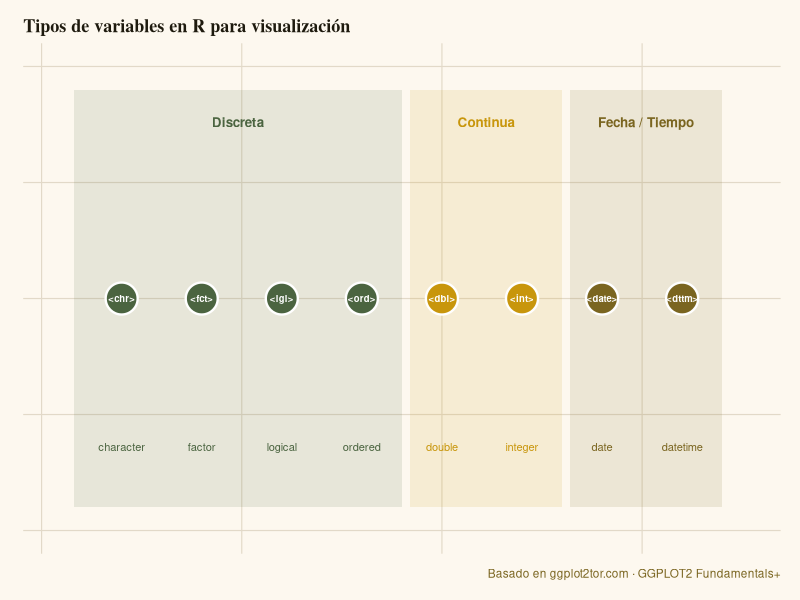
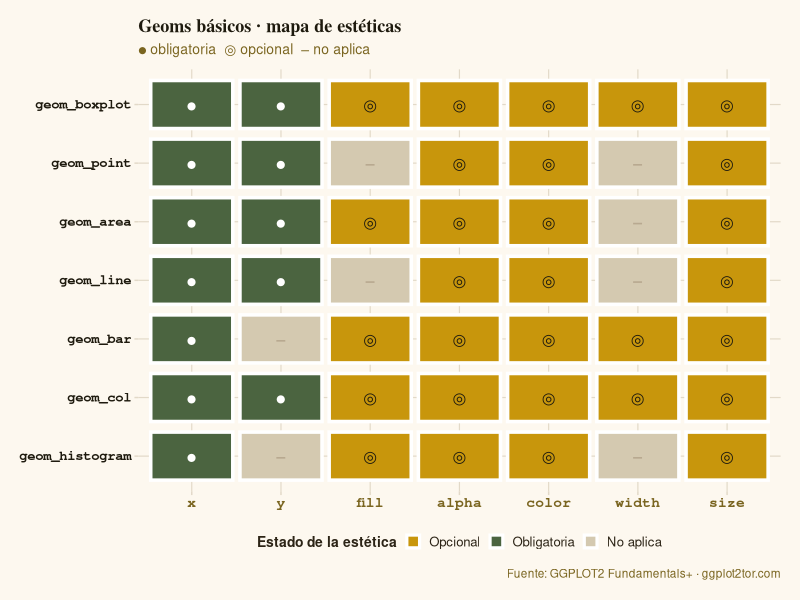
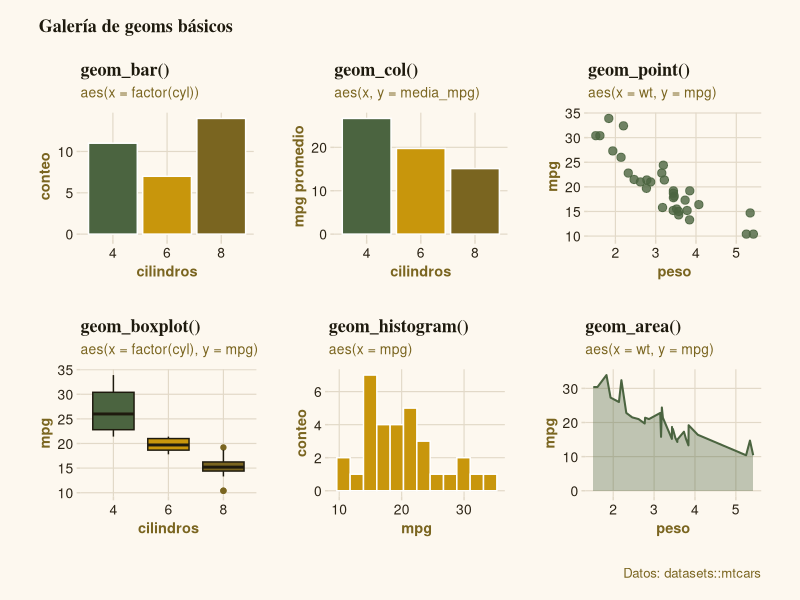
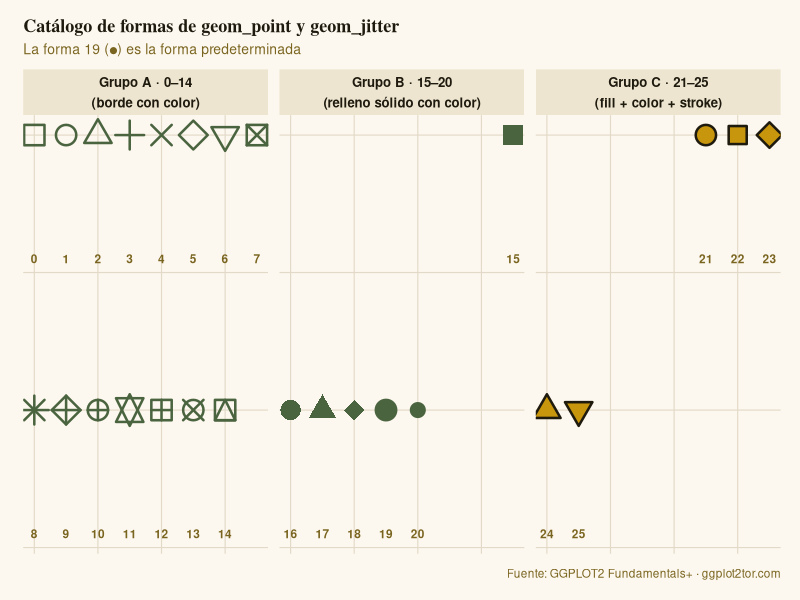
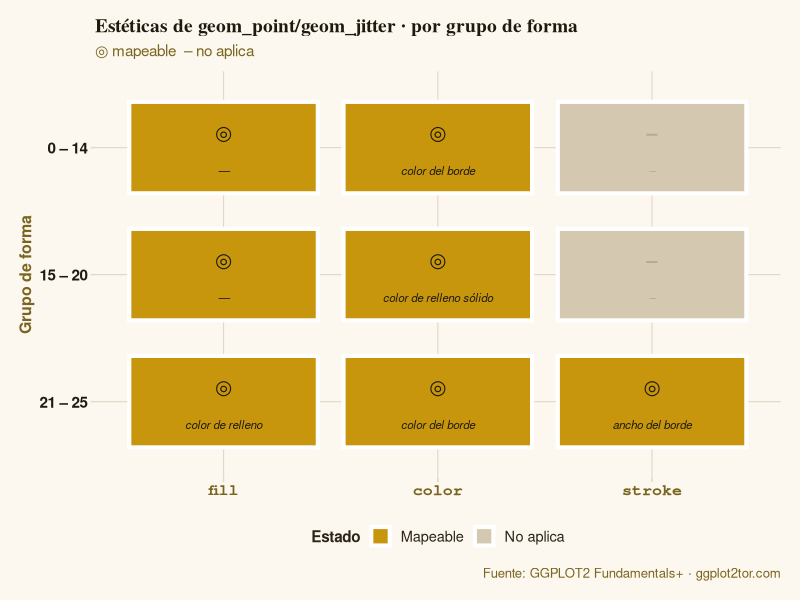
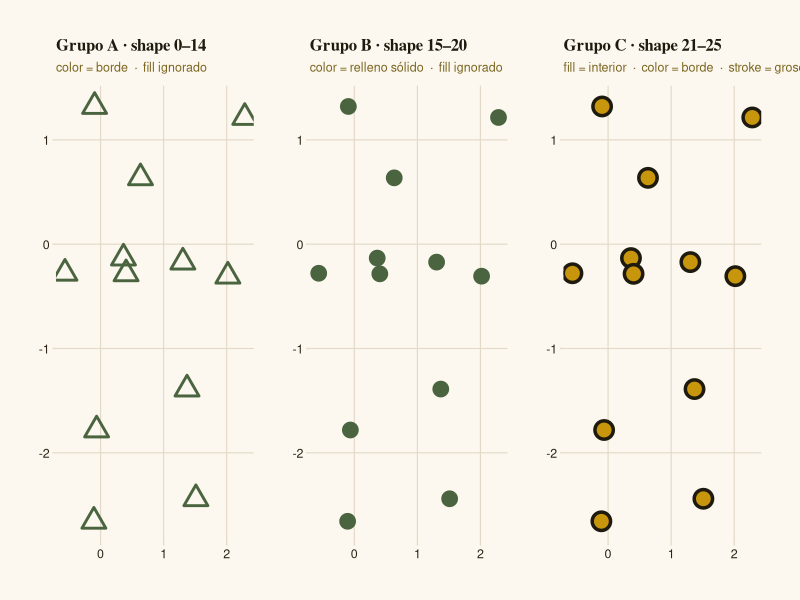
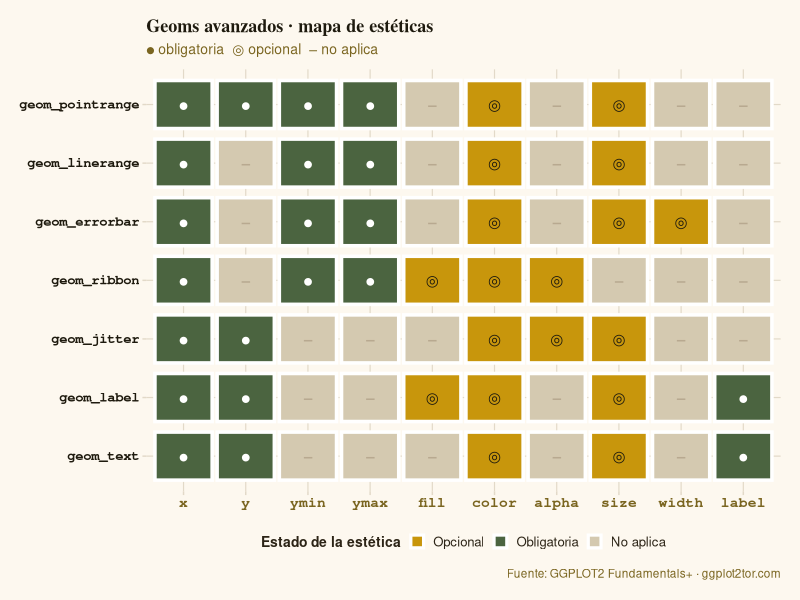
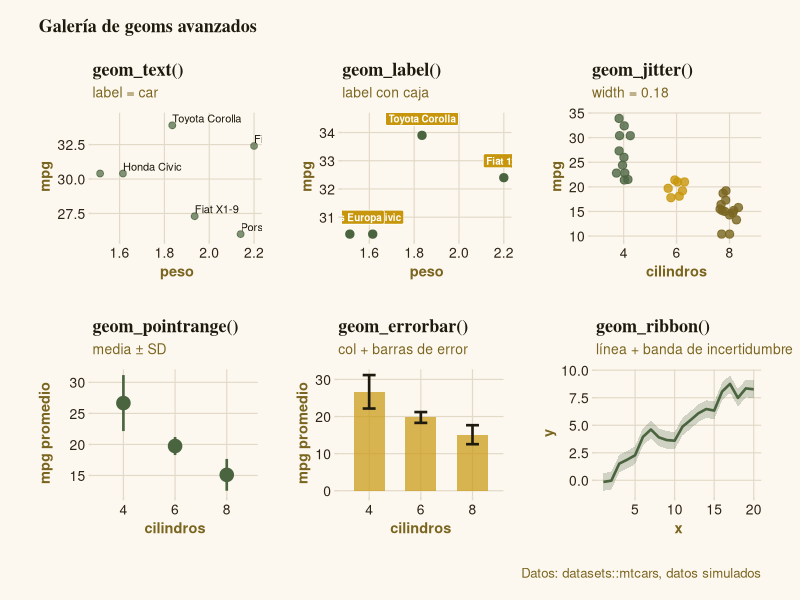

Recreate these plots in R, in order.
## ---- chunk 1
#| include: false

library(tidyverse)
library(patchwork)
library(glue)

# ── Paleta de color coherente ────────────────────────────────────────────────
PAL_MUST   <- "#4B6440"   # Army Green   → estética obligatoria
PAL_CAN    <- "#C8960C"   # M. Sunburst  → estética opcional
PAL_NO     <- "#D4C9B0"   # Fawn claro   → no aplica
PAL_BG     <- "#FDF8EF"   # Crema cálida → fondo de gráficos
PAL_ACCENT <- "#C8960C"
PAL_DARK   <- "#1E1A0E"
PAL_MID    <- "#7A6520"
PAL_GRID   <- "#E2D9C8"
PAL_TEXT   <- "#2C2416"

# ── Tema base para todos los gráficos ───────────────────────────────────────
theme_guide <- function(base_size = 11) {
  theme_minimal(base_size = base_size) +
    theme(
      # Fondo
      plot.background    = element_rect(fill = PAL_BG,  color = NA),
      panel.background   = element_rect(fill = PAL_BG,  color = NA),
      # Cuadrícula
      panel.grid.major   = element_line(color = PAL_GRID, linewidth = 0.4),
      panel.grid.minor   = element_blank(),
      # Títulos
      plot.title         = element_text(
        family = "serif", face = "bold",
        size   = base_size + 2, color = PAL_DARK,
        margin = margin(b = 5)
      ),
      plot.subtitle      = element_text(
        size   = base_size - 1, color = PAL_MID,
        margin = margin(b = 8)
      ),
      plot.caption       = element_text(
        size = base_size - 2.5, color = PAL_MID, hjust = 1,
        margin = margin(t = 8)
      ),
      # Ejes
      axis.title         = element_text(size = base_size - 0.5,
                                         color = PAL_MID, face = "bold"),
      axis.text          = element_text(size = base_size - 1, color = PAL_TEXT),
      axis.ticks         = element_line(color = PAL_GRID),
      # Leyenda
      legend.position    = "bottom",
      legend.title       = element_text(size = base_size - 1, face = "bold",
                                         color = PAL_TEXT),
      legend.text        = element_text(size = base_size - 1.5, color = PAL_TEXT),
      legend.key         = element_rect(fill = PAL_BG, color = NA),
      legend.background  = element_rect(fill = PAL_BG, color = NA),
      # Strips (facetas)
      strip.background   = element_rect(fill = "#EDE5D0", color = NA),
      strip.text         = element_text(face = "bold", size = base_size - 1,
                                         color = PAL_DARK),
      # Márgenes del plot completo
      plot.margin        = margin(14, 14, 14, 14)
    )
}

theme_set(theme_guide())
## ---- chunk 2
example_df <- tibble(
  pais       = c("Peru", "Germany", "United States"),
  grupo_ing  = factor(c("middle_income", "high_income", "high_income")),
  aprobado   = c(TRUE, FALSE, TRUE),
  nivel      = ordered(c("first", "second", "third"),
                       levels = c("first", "second", "third")),
  puntaje    = c(11.71, 14.20, 9.85),
  n          = c(8L, 7L, 10L),
  fecha      = as.Date(c("1972-03-12", "1982-04-18", "1999-10-22")),
  fecha_hora = as.POSIXct(
    c("2012-02-09 00:00:00", "2014-07-18 13:30:00", "2016-11-02 08:15:00"),
    tz = "UTC"
  )
)

glimpse(example_df)
## ---- chunk 3
#| label: tbl-tipos
#| tbl-cap: "Tipos de variables útiles para visualización en ggplot2"

tibble(
  `Tipo R`    = c("<chr>", "<fct>", "<lgl>", "<ord>",
                  "<dbl>", "<int>", "<date>", "<dttm>"),
  Clase       = c("character", "factor", "logical", "ordered",
                  "double", "integer", "date", "datetime"),
  Categoría   = c("Discreta", "Discreta", "Discreta", "Discreta",
                  "Continua", "Continua", "Fecha / Tiempo", "Fecha / Tiempo"),
  `Ejemplo`   = c('"Germany"', "high_income", "TRUE", "first",
                  "11.71", "8L", "1972-03-12", "2012-02-09 00:00:00"),
  `Convertir` = c("as.character()", "as.factor()", "as.logical()",
                  "as.ordered()", "as.double()", "as.integer()",
                  "as.Date()", "as.POSIXct()")
) |>
  knitr::kable(align = c("l","l","l","l","l"))
## ---- chunk 4
#| label: fig-tipos
#| fig-cap: "Clasificación de tipos de variables por categoría estadística"
#| fig-height: 3.8
#| fig-width: 8

tipos_df <- tibble(
  tipo_r   = c("<chr>", "<fct>", "<lgl>", "<ord>",
               "<dbl>", "<int>",
               "<date>", "<dttm>"),
  clase    = c("character", "factor", "logical", "ordered",
               "double", "integer",
               "date", "datetime"),
  cat      = factor(
    c("Discreta", "Discreta", "Discreta", "Discreta",
      "Continua", "Continua",
      "Fecha / Tiempo", "Fecha / Tiempo"),
    levels = c("Discreta", "Continua", "Fecha / Tiempo")
  ),
  cat_ord  = as.integer(
    factor(c("Discreta","Discreta","Discreta","Discreta",
             "Continua","Continua",
             "Fecha / Tiempo","Fecha / Tiempo"),
           levels = c("Discreta","Continua","Fecha / Tiempo"))
  ),
  # Posición x dentro de cada categoría
  x_inner  = c(1, 2, 3, 4,  1, 2,  1, 2)
)

cat_colors <- c(
  "Discreta"       = "#4B6440",
  "Continua"       = "#C8960C",
  "Fecha / Tiempo" = "#7A6520"
)

# Rectángulos de categoría
cat_rects <- tibble(
  cat     = factor(c("Discreta","Continua","Fecha / Tiempo"),
                   levels = c("Discreta","Continua","Fecha / Tiempo")),
  xmin    = c(0.4, 4.6, 6.6),
  xmax    = c(4.5, 6.5, 8.5),
  ymin    = 0.55, ymax = 1.45
)

# Posición global x por tipo
tipos_df <- tipos_df |>
  mutate(x_global = case_when(
    cat == "Discreta"       ~ x_inner,
    cat == "Continua"       ~ 4 + x_inner,
    cat == "Fecha / Tiempo" ~ 6 + x_inner
  ))

ggplot() +
  # Banda de fondo por categoría
  geom_rect(
    data = cat_rects,
    aes(xmin = xmin, xmax = xmax, ymin = ymin, ymax = ymax, fill = cat),
    alpha = 0.12, inherit.aes = FALSE
  ) +
  # Etiqueta de categoría
  geom_text(
    data = cat_rects |> mutate(xmid = (xmin + xmax) / 2),
    aes(x = xmid, y = 1.38, label = cat, color = cat),
    fontface = "bold", size = 3.4, inherit.aes = FALSE
  ) +
  # Puntos (tipo)
  geom_point(
    data = tipos_df,
    aes(x = x_global, y = 1, fill = cat),
    shape = 21, size = 10, color = "white", stroke = 1.2
  ) +
  # Etiqueta shortcut dentro del punto
  geom_text(
    data = tipos_df,
    aes(x = x_global, y = 1, label = tipo_r),
    size = 2.4, color = "white", fontface = "bold"
  ) +
  # Clase debajo
  geom_text(
    data = tipos_df,
    aes(x = x_global, y = 0.68, label = clase, color = cat),
    size = 2.8
  ) +
  scale_fill_manual(values  = cat_colors, guide = "none") +
  scale_color_manual(values = cat_colors, guide = "none") +
  scale_y_continuous(limits = c(0.5, 1.5)) +
  scale_x_continuous(limits = c(0.2, 8.8)) +
  labs(
    title   = "Tipos de variables en R para visualización",
    caption = "Basado en ggplot2tor.com · GGPLOT2 Fundamentals+"
  ) +
  theme_guide() +
  theme(
    axis.text   = element_blank(),
    axis.title  = element_blank(),
    axis.ticks  = element_blank(),
    panel.grid  = element_blank()
  )
## ---- chunk 5
#| label: fig-basic-matrix
#| fig-cap: "Estéticas disponibles para los geoms básicos de ggplot2"
#| fig-height: 5.2
#| fig-width: 9

basic_geoms <- tribble(
  ~geom,              ~x,      ~y,      ~fill,   ~alpha,  ~color,  ~width,  ~size,
  "geom_histogram", "must", "no",   "can",   "can",   "can",   "no",    "can",
  "geom_col",       "must", "must", "can",   "can",   "can",   "can",   "can",
  "geom_bar",       "must", "no",   "can",   "can",   "can",   "can",   "can",
  "geom_line",      "must", "must", "no",    "can",   "can",   "no",    "can",
  "geom_area",      "must", "must", "can",   "can",   "can",   "no",    "can",
  "geom_point",     "must", "must", "no",    "can",   "can",   "no",    "can",
  "geom_boxplot",   "must", "must", "can",   "can",   "can",   "can",   "can"
)

# Etiquetas para mostrar dentro del tile
icon_map <- c(must = "●", can = "◎", no = "–")

basic_long <- basic_geoms |>
  pivot_longer(-geom, names_to = "aes", values_to = "status") |>
  mutate(
    icono   = icon_map[status],
    aes     = factor(aes, levels = c("x","y","fill","alpha","color","width","size")),
    geom_f  = fct_rev(factor(geom, levels = rev(basic_geoms$geom)))
  )

# Colores de texto (contraste)
txt_colors <- c(must = "white", can = PAL_DARK, no = "#B8A990")

ggplot(basic_long, aes(x = aes, y = geom_f)) +
  geom_tile(
    aes(fill = status),
    color = "white", linewidth = 1.2,
    width = 0.92, height = 0.82
  ) +
  geom_text(
    aes(label = icono, color = status),
    size = 4, fontface = "bold"
  ) +
  scale_fill_manual(
    values = c(must = PAL_MUST, can = PAL_CAN, no = PAL_NO),
    labels = c(must = "Obligatoria", can = "Opcional", no = "No aplica"),
    name   = "Estado de la estética"
  ) +
  scale_color_manual(
    values = txt_colors,
    guide  = "none"
  ) +
  scale_x_discrete(
    labels = c("x", "y", "fill", "alpha", "color", "width", "size")
  ) +
  labs(
    title   = "Geoms básicos · mapa de estéticas",
    subtitle = "● obligatoria  ◎ opcional  – no aplica",
    x = NULL, y = NULL,
    caption = "Fuente: GGPLOT2 Fundamentals+ · ggplot2tor.com"
  ) +
  theme_guide(base_size = 11) +
  theme(
    axis.text.x      = element_text(face = "bold", size = 10.5,
                                     color = PAL_MID, family = "mono"),
    axis.text.y      = element_text(face = "bold", size = 10,
                                     color = PAL_DARK, family = "mono"),
    panel.grid       = element_blank(),
    legend.position  = "bottom",
    legend.key.size  = unit(0.85, "lines")
  )
## ---- chunk 6
#| label: fig-basic-examples
#| fig-cap: "Ejemplos reales de los geoms básicos más utilizados"
#| fig-height: 8
#| fig-width: 9

p1 <- ggplot(mtcars, aes(x = factor(cyl), fill = factor(cyl))) +
  geom_bar(color = "white", linewidth = 0.5) +
  scale_fill_manual(values = c("#4B6440","#C8960C","#7A6520"), guide = "none") +
  labs(title = "geom_bar()", subtitle = "aes(x = factor(cyl))",
       x = "cilindros", y = "conteo")

p2 <- ggplot(
  mtcars |> group_by(cyl) |> summarise(mean_mpg = mean(mpg)),
  aes(x = factor(cyl), y = mean_mpg, fill = factor(cyl))
) +
  geom_col(color = "white", linewidth = 0.5) +
  scale_fill_manual(values = c("#4B6440","#C8960C","#7A6520"), guide = "none") +
  labs(title = "geom_col()", subtitle = "aes(x, y = media_mpg)",
       x = "cilindros", y = "mpg promedio")

p3 <- ggplot(mtcars, aes(x = wt, y = mpg)) +
  geom_point(color = PAL_MUST, size = 2.5, alpha = 0.8) +
  labs(title = "geom_point()", subtitle = "aes(x = wt, y = mpg)",
       x = "peso", y = "mpg")

p4 <- ggplot(mtcars, aes(x = factor(cyl), y = mpg, fill = factor(cyl))) +
  geom_boxplot(color = PAL_DARK, linewidth = 0.5, outlier.color = PAL_MID) +
  scale_fill_manual(values = c("#4B6440","#C8960C","#7A6520"), guide = "none") +
  labs(title = "geom_boxplot()", subtitle = "aes(x = factor(cyl), y = mpg)",
       x = "cilindros", y = "mpg")

p5 <- ggplot(mtcars, aes(x = mpg)) +
  geom_histogram(bins = 12, fill = PAL_CAN, color = "white", linewidth = 0.5) +
  labs(title = "geom_histogram()", subtitle = "aes(x = mpg)",
       x = "mpg", y = "conteo")

p6 <- ggplot(
  mtcars |> arrange(wt),
  aes(x = wt, y = mpg)
) +
  geom_area(fill = PAL_MUST, alpha = 0.35, color = PAL_MUST, linewidth = 0.7) +
  labs(title = "geom_area()", subtitle = "aes(x = wt, y = mpg)",
       x = "peso", y = "mpg")

(p1 | p2 | p3) /
(p4 | p5 | p6) +
  plot_annotation(
    title   = "Galería de geoms básicos",
    caption = "Datos: datasets::mtcars",
    theme   = theme_guide(base_size = 12) +
              theme(plot.title = element_text(face = "bold", size = 13))
  )
## ---- chunk 7
#| label: fig-shapes-catalog
#| fig-cap: "Las 26 formas disponibles en geom_point, agrupadas por comportamiento de estética"
#| fig-height: 5.0
#| fig-width: 10

# Definición de grupos
shapes_df <- tibble(
  shape  = 0:25,
  grupo  = case_when(
    shape <= 14 ~ "Grupo A · 0–14\n(borde con color)",
    shape <= 20 ~ "Grupo B · 15–20\n(relleno sólido con color)",
    TRUE        ~ "Grupo C · 21–25\n(fill + color + stroke)"
  ),
  col_x  = shape %% 8,      # columna dentro del panel
  row_y  = shape %/% 8      # fila dentro del panel
) |>
  mutate(
    grupo = factor(grupo, levels = c(
      "Grupo A · 0–14\n(borde con color)",
      "Grupo B · 15–20\n(relleno sólido con color)",
      "Grupo C · 21–25\n(fill + color + stroke)"
    ))
  )

# Colores por grupo
grupo_fill   <- c(
  "Grupo A · 0–14\n(borde con color)"          = PAL_BG,
  "Grupo B · 15–20\n(relleno sólido con color)" = PAL_MUST,
  "Grupo C · 21–25\n(fill + color + stroke)"    = PAL_CAN
)
grupo_color  <- c(
  "Grupo A · 0–14\n(borde con color)"          = PAL_MUST,
  "Grupo B · 15–20\n(relleno sólido con color)" = PAL_MUST,
  "Grupo C · 21–25\n(fill + color + stroke)"    = PAL_DARK
)
grupo_strip  <- c(
  "Grupo A · 0–14\n(borde con color)"          = "#E8F0E5",
  "Grupo B · 15–20\n(relleno sólido con color)" = "#E8F0E5",
  "Grupo C · 21–25\n(fill + color + stroke)"    = "#FEF3D0"
)

ggplot(shapes_df, aes(x = col_x, y = -row_y)) +
  # Punto con fill y color dependiendo del grupo
  geom_point(
    aes(shape = shape, fill = grupo, color = grupo),
    size = 6, stroke = 1.3
  ) +
  # Número de la forma debajo
  geom_text(
    aes(label = shape, y = -row_y - 0.45),
    size = 3, color = PAL_MID, fontface = "bold"
  ) +
  scale_shape_identity() +
  scale_fill_manual(values  = grupo_fill,  guide = "none") +
  scale_color_manual(values = grupo_color, guide = "none") +
  facet_wrap(~grupo, ncol = 3, scales = "free") +
  labs(
    title   = "Catálogo de formas de geom_point y geom_jitter",
    subtitle = "La forma 19 (●) es la forma predeterminada",
    caption  = "Fuente: GGPLOT2 Fundamentals+ · ggplot2tor.com"
  ) +
  theme_guide(base_size = 11) +
  theme(
    axis.text   = element_blank(),
    axis.title  = element_blank(),
    axis.ticks  = element_blank(),
    panel.grid  = element_blank(),
    strip.background = element_rect(fill = "#EDE5D0", color = NA),
    strip.text  = element_text(face = "bold", size = 9.5,
                               color = PAL_DARK, lineheight = 1.3)
  )
## ---- chunk 8
#| label: fig-shapes-matrix
#| fig-cap: "Estéticas disponibles según el grupo de forma en geom_point/geom_jitter"
#| fig-height: 3.8
#| fig-width: 8

shapes_aes <- tribble(
  ~grupo,        ~fill,  ~color, ~stroke, ~desc_fill,           ~desc_color,                ~desc_stroke,
  "0 – 14",      "can",  "can",  "no",    "—",                  "color del borde",          "no aplica",
  "15 – 20",     "can",  "can",  "no",    "—",                  "color de relleno sólido",  "no aplica",
  "21 – 25",     "can",  "can",  "can",   "color de relleno",   "color del borde",          "ancho del borde"
)

shapes_long <- shapes_aes |>
  pivot_longer(c(fill, color, stroke),
               names_to  = "aes",
               values_to = "status") |>
  left_join(
    shapes_aes |>
      pivot_longer(c(desc_fill, desc_color, desc_stroke),
                   names_to  = "aes_desc",
                   values_to = "descripcion") |>
      mutate(aes = str_remove(aes_desc, "desc_")) |>
      select(grupo, aes, descripcion),
    by = c("grupo", "aes")
  ) |>
  mutate(
    aes   = factor(aes, levels = c("fill", "color", "stroke")),
    grupo = factor(grupo, levels = c("0 – 14", "15 – 20", "21 – 25")),
    label_tile = if_else(status == "can", descripcion, "–"),
    icono = icon_map[status]
  )

ggplot(shapes_long, aes(x = aes, y = fct_rev(grupo))) +
  geom_tile(
    aes(fill = status),
    color = "white", linewidth = 1.4,
    width = 0.88, height = 0.72
  ) +
  geom_text(
    aes(label = icono, color = status),
    size = 5, fontface = "bold", nudge_y = 0.12
  ) +
  geom_text(
    aes(label = label_tile, color = status),
    size = 2.9, nudge_y = -0.18, fontface = "italic"
  ) +
  scale_fill_manual(
    values = c(can = PAL_CAN, no = PAL_NO),
    labels = c(can = "Mapeable", no = "No aplica"),
    name   = "Estado"
  ) +
  scale_color_manual(
    values = c(can = PAL_DARK, no = "#B8A990"),
    guide  = "none"
  ) +
  scale_x_discrete(labels = c("fill", "color", "stroke")) +
  labs(
    title    = "Estéticas de geom_point/geom_jitter · por grupo de forma",
    subtitle = "◎ mapeable  – no aplica",
    x = NULL, y = "Grupo de forma",
    caption  = "Fuente: GGPLOT2 Fundamentals+ · ggplot2tor.com"
  ) +
  theme_guide(base_size = 12) +
  theme(
    axis.text.x     = element_text(face = "bold", size = 12,
                                    color = PAL_MID, family = "mono"),
    axis.text.y     = element_text(face = "bold", size = 11, color = PAL_DARK),
    panel.grid      = element_blank(),
    legend.position = "bottom"
  )
## ---- chunk 9
#| label: fig-shapes-demo
#| fig-cap: "Comportamiento real de fill, color y stroke en cada grupo de formas"
#| fig-height: 4.2
#| fig-width: 10

set.seed(42)
demo_base <- tibble(x = rnorm(12), y = rnorm(12))

# Grupo A (0-14): solo color controla el borde; fill no tiene efecto
pA <- ggplot(demo_base, aes(x = x, y = y)) +
  geom_point(shape = 2, size = 5, color = PAL_MUST, stroke = 1.5) +
  labs(
    title    = "Grupo A · shape 0–14",
    subtitle = "color = borde  ·  fill ignorado",
    x = NULL, y = NULL
  ) +
  theme_guide(base_size = 10) +
  theme(panel.grid.minor = element_blank())

# Grupo B (15-20): color controla el relleno sólido; fill no tiene efecto
pB <- ggplot(demo_base, aes(x = x, y = y)) +
  geom_point(shape = 19, size = 5, color = PAL_MUST) +
  labs(
    title    = "Grupo B · shape 15–20",
    subtitle = "color = relleno sólido  ·  fill ignorado",
    x = NULL, y = NULL
  ) +
  theme_guide(base_size = 10) +
  theme(panel.grid.minor = element_blank())

# Grupo C (21-25): fill = interior, color = borde, stroke = ancho del borde
pC <- ggplot(demo_base, aes(x = x, y = y)) +
  geom_point(shape = 21, size = 5,
             fill = PAL_CAN, color = PAL_DARK, stroke = 1.8) +
  labs(
    title    = "Grupo C · shape 21–25",
    subtitle = "fill = interior  ·  color = borde  ·  stroke = grosor",
    x = NULL, y = NULL
  ) +
  theme_guide(base_size = 10) +
  theme(panel.grid.minor = element_blank())

pA | pB | pC
## ---- chunk 10
#| label: fig-adv-matrix
#| fig-cap: "Estéticas disponibles para los geoms avanzados de ggplot2"
#| fig-height: 5.8
#| fig-width: 10

advanced_geoms <- tribble(
  ~geom,               ~x,      ~y,      ~ymin,   ~ymax,   ~fill,   ~color,  ~alpha,  ~size,   ~width,  ~label,
  "geom_text",       "must", "must", "no",    "no",    "no",    "can",   "no",    "can",   "no",    "must",
  "geom_label",      "must", "must", "no",    "no",    "can",   "can",   "no",    "can",   "no",    "must",
  "geom_jitter",     "must", "must", "no",    "no",    "no",    "can",   "can",   "can",   "no",    "no",
  "geom_ribbon",     "must", "no",   "must",  "must",  "can",   "can",   "can",   "no",    "no",    "no",
  "geom_errorbar",   "must", "no",   "must",  "must",  "no",    "can",   "no",    "can",   "can",   "no",
  "geom_linerange",  "must", "no",   "must",  "must",  "no",    "can",   "no",    "can",   "no",    "no",
  "geom_pointrange", "must", "must", "must",  "must",  "no",    "can",   "no",    "can",   "no",    "no"
)

adv_long <- advanced_geoms |>
  pivot_longer(-geom, names_to = "aes", values_to = "status") |>
  mutate(
    icono  = icon_map[status],
    aes    = factor(aes, levels = c("x","y","ymin","ymax",
                                    "fill","color","alpha","size","width","label")),
    geom_f = fct_rev(factor(geom, levels = rev(advanced_geoms$geom)))
  )

ggplot(adv_long, aes(x = aes, y = geom_f)) +
  geom_tile(
    aes(fill = status),
    color = "white", linewidth = 1.2,
    width = 0.92, height = 0.82
  ) +
  geom_text(
    aes(label = icono, color = status),
    size = 3.8, fontface = "bold"
  ) +
  scale_fill_manual(
    values = c(must = PAL_MUST, can = PAL_CAN, no = PAL_NO),
    labels = c(must = "Obligatoria", can = "Opcional", no = "No aplica"),
    name   = "Estado de la estética"
  ) +
  scale_color_manual(values = txt_colors, guide = "none") +
  labs(
    title    = "Geoms avanzados · mapa de estéticas",
    subtitle = "● obligatoria  ◎ opcional  – no aplica",
    x = NULL, y = NULL,
    caption  = "Fuente: GGPLOT2 Fundamentals+ · ggplot2tor.com"
  ) +
  theme_guide(base_size = 11) +
  theme(
    axis.text.x     = element_text(face = "bold", size = 10.5,
                                    color = PAL_MID, family = "mono"),
    axis.text.y     = element_text(face = "bold", size = 10,
                                    color = PAL_DARK, family = "mono"),
    panel.grid      = element_blank(),
    legend.position = "bottom",
    legend.key.size = unit(0.85, "lines")
  )
## ---- chunk 11
#| label: fig-adv-examples
#| fig-cap: "Ejemplos de los geoms avanzados más comunes"
#| fig-height: 8
#| fig-width: 9

set.seed(123)

# geom_text
labels_df <- mtcars |>
  rownames_to_column("car") |>
  slice_max(mpg, n = 6)

pa <- ggplot(labels_df, aes(x = wt, y = mpg, label = car)) +
  geom_point(color = PAL_MUST, size = 2, alpha = 0.7) +
  geom_text(size = 2.8, color = PAL_DARK, nudge_y = 0.5,
            hjust = 0, check_overlap = TRUE) +
  labs(title = "geom_text()", subtitle = "label = car",
       x = "peso", y = "mpg")

# geom_label
pb <- ggplot(labels_df |> slice_max(mpg, n = 4),
             aes(x = wt, y = mpg, label = car)) +
  geom_point(color = PAL_MUST, size = 2.5) +
  geom_label(fill = PAL_CAN, color = "white", size = 2.5,
             fontface = "bold", nudge_y = 0.6) +
  labs(title = "geom_label()", subtitle = "label con caja",
       x = "peso", y = "mpg")

# geom_jitter
pc <- ggplot(mtcars, aes(x = factor(cyl), y = mpg,
                          color = factor(cyl))) +
  geom_jitter(width = 0.18, height = 0, size = 2.5, alpha = 0.8) +
  scale_color_manual(values = c("#4B6440","#C8960C","#7A6520"),
                     guide = "none") +
  labs(title = "geom_jitter()", subtitle = "width = 0.18",
       x = "cilindros", y = "mpg")

# geom_pointrange
summary_df <- mtcars |>
  group_by(cyl) |>
  summarise(
    media = mean(mpg),
    ymin  = media - sd(mpg),
    ymax  = media + sd(mpg),
    .groups = "drop"
  )

pd <- ggplot(summary_df, aes(x = factor(cyl), y = media,
                               ymin = ymin, ymax = ymax)) +
  geom_pointrange(color = PAL_MUST, linewidth = 0.9, size = 0.9) +
  labs(title = "geom_pointrange()", subtitle = "media ± SD",
       x = "cilindros", y = "mpg promedio")

# geom_errorbar
pe <- ggplot(summary_df, aes(x = factor(cyl), y = media,
                               ymin = ymin, ymax = ymax)) +
  geom_col(fill = PAL_CAN, alpha = 0.7, width = 0.6) +
  geom_errorbar(color = PAL_DARK, width = 0.25, linewidth = 0.9) +
  labs(title = "geom_errorbar()", subtitle = "col + barras de error",
       x = "cilindros", y = "mpg promedio")

# geom_ribbon
series_df <- tibble(
  x = 1:20,
  y = cumsum(rnorm(20, 0.3, 0.8))
) |>
  mutate(
    ymin = y - 0.8,
    ymax = y + 0.8
  )

pf <- ggplot(series_df, aes(x = x)) +
  geom_ribbon(aes(ymin = ymin, ymax = ymax),
              fill = PAL_MUST, alpha = 0.25) +
  geom_line(aes(y = y), color = PAL_MUST, linewidth = 0.9) +
  labs(title = "geom_ribbon()", subtitle = "línea + banda de incertidumbre",
       x = "x", y = "y")

(pa | pb | pc) /
(pd | pe | pf) +
  plot_annotation(
    title   = "Galería de geoms avanzados",
    caption = "Datos: datasets::mtcars, datos simulados",
    theme   = theme_guide(base_size = 12) +
              theme(plot.title = element_text(face = "bold", size = 13))
  )
## ---- chunk 12
#| label: tbl-ref
#| tbl-cap: "Guía rápida: tipos de variable recomendados por estética y geom"

tibble(
  Geom        = c("geom_bar / geom_col", "geom_histogram",
                  "geom_boxplot", "geom_point",
                  "geom_line / geom_area", "geom_text / geom_label",
                  "geom_ribbon", "geom_pointrange / geom_errorbar"),
  `x (mín.)`  = c("discreta", "continua", "discreta", "continua",
                  "continua / fecha", "continua", "continua / fecha",
                  "discreta / continua"),
  `y`         = c("– (count)", "– (count)", "continua", "continua",
                  "continua", "continua", "–",  "continua (media)"),
  `fill/color`= c("discreta", "continua", "discreta", "discreta/continua",
                  "discreta", "discreta", "discreta", "discreta"),
  `Nota`      = c("fill → discreta para comparar grupos",
                  "bins = número de barras",
                  "x discreta, y continua típicamente",
                  "color/size → continua para gradiente",
                  "fecha en x → time series",
                  "label → character",
                  "ymin & ymax obligatorios",
                  "ymin & ymax = límites del IC")
) |>
  knitr::kable(align = c("l","l","l","l","l"))
## ---- chunk 13
sessionInfo()
